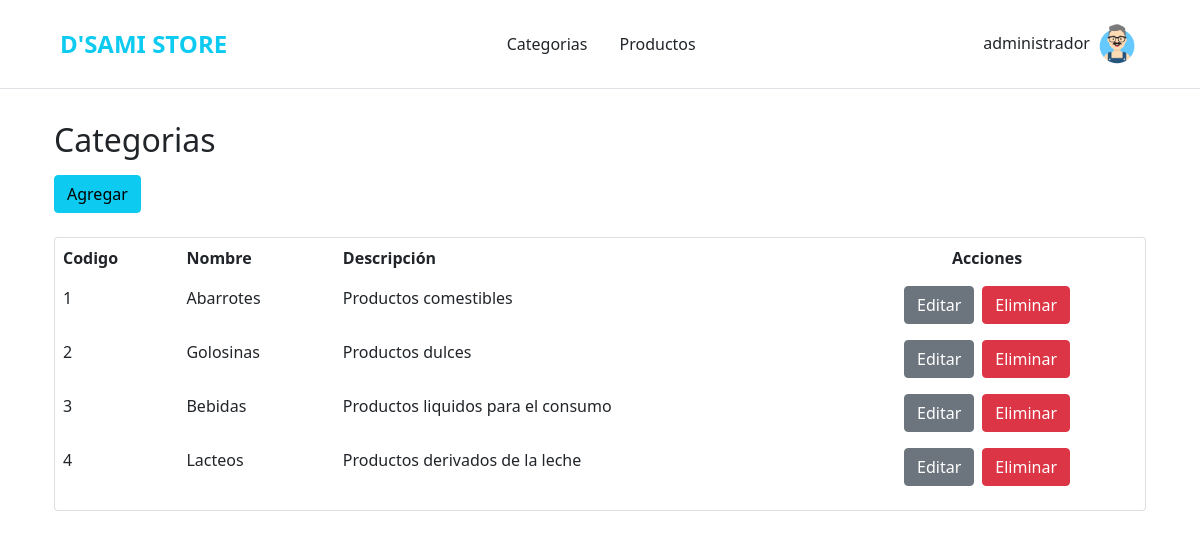
/vista/categorias/index.php (signed in), run on the app's committed database.
### tables this page shows
CREATE TABLE `mor_categoria` (
  `idCategoria` int(10) UNSIGNED NOT NULL,
  `nombre` varchar(30) DEFAULT NULL,
  `descripcion` varchar(45) DEFAULT NULL
);

### controlador/categoria_controlador.php (called while the page is built, shortened)
<?php
include("../../controlador/config.php");
include("../../modelo/categoria.php");
class CategoriaControlador{
    public static function listar() {
        $categorias = Categoria::listar();
        include("../../vista/categorias/includes/tabla.php");
    }
}
?>

### controlador/categorias/listar.php (called while the page is built)
<?php
include("../../controlador/categoria_controlador.php");
CategoriaControlador::listar();
?>

### modelo/categoria.php (called while the page is built, shortened)
<?php
include("../../controlador/config.php");
class Categoria {
    function __construct($id, $nombre, $descripcion) {
        $this->id = $id;
        $this->nombre = $nombre;
        $this->descripcion = $descripcion;
    }
    public static function listar() {
        global $link;
        $categorias = [];
        $consulta  = ("SELECT * FROM mor_categoria");
        $resultado = mysqli_query($link, $consulta);
        while ($valor = mysqli_fetch_assoc($resultado)){
            $categorias[] = new Categoria($valor['idCategoria'], $valor['nombre'], $valor['descripcion']);
        }
        return $categorias;
    }
}
?>

### vista/categorias/includes/tabla.php (the view, shortened to what this page needs)
<div class="card">
    <div class="table-responsive">
        <table class="table table-borderless">
            <thead>
                <tr>
                    <th scope="col">Codigo</th>
                    <th scope="col">Nombre</th>
                    <th scope="col">Descripción</th>
                    <th scope="col" class="text-center">Acciones</th>
                </tr>
            </thead>
            <tbody>
                <?php
                    foreach ($categorias as $categoria) { ?>
                    <tr>
                        <td><?php echo $categoria->id; ?></td>
                        <td><?php echo $categoria->nombre; ?></td>
                        <td><?php echo $categoria->descripcion; ?></td>
                        <td>
                            <div class="d-flex justify-content-center">
                                <button class="btn btn-secondary me-2" type="button" data-bs-toggle="modal" data-bs-target="#editarCat<?php echo $categoria->id; ?>">
                                    Editar
                                </button>
                                <button class="btn btn-danger" type="button" data-bs-toggle="modal" data-bs-target="#eliminarCat<?php echo $categoria->id; ?>">Eliminar</button>
                            </div>
                        </td>
                    </tr>
                <?php } ?>
            </tbody>
        </table>
    </div>
</div>

### data on the page
mor_categoria: idCategoria "1", nombre "Abarrotes", descripcion "Productos comestibles"
mor_categoria: idCategoria "2", nombre "Golosinas", descripcion "Productos dulces"
mor_categoria: idCategoria "3", nombre "Bebidas", descripcion "Productos liquidos para el consumo"
mor_categoria: idCategoria "4", nombre "Lacteos", descripcion "Productos derivados de la leche"

### other printed values
$username "administrador"
